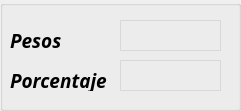
   <widget class="QGroupBox" name="groupBox">
    <property name="geometry">
     <rect>
      <x>820</x>
      <y>20</y>
      <width>241</width>
      <height>111</height>
     </rect>
    </property>
    <property name="title">
     <string/>
    </property>
    <widget class="QLabel" name="label_3">
     <property name="geometry">
      <rect>
       <x>10</x>
       <y>30</y>
       <width>71</width>
       <height>21</height>
      </rect>
     </property>
     <property name="font">
      <font>
       <family>Javanese Text</family>
       <pointsize>14</pointsize>
       <weight>75</weight>
       <italic>true</italic>
       <bold>true</bold>
      </font>
     </property>
     <property name="text">
      <string>Pesos</string>
     </property>
    </widget>
    <widget class="QLabel" name="label_5">
     <property name="geometry">
      <rect>
       <x>10</x>
       <y>70</y>
       <width>101</width>
       <height>21</height>
      </rect>
     </property>
     <property name="font">
      <font>
       <family>Javanese Text</family>
       <pointsize>14</pointsize>
       <weight>75</weight>
       <italic>true</italic>
       <bold>true</bold>
      </font>
     </property>
     <property name="text">
      <string>Porcentaje</string>
     </property>
    </widget>
    <widget class="QLabel" name="label_GPorc">
     <property name="geometry">
      <rect>
       <x>120</x>
       <y>60</y>
       <width>101</width>
       <height>31</height>
      </rect>
     </property>
     <property name="font">
      <font>
       <family>Calibri</family>
       <pointsize>12</pointsize>
      </font>
     </property>
     <property name="styleSheet">
      <string notr="true">border: 1px solid black;
color: rgb(255, 0, 0);
border-color: rgb(216, 216, 216);</string>
     </property>
     <property name="text">
      <string/>
     </property>
     <property name="alignment">
      <set>Qt::AlignCenter</set>
     </property>
    </widget>
    <widget class="QLabel" name="label_GPesos">
     <property name="geometry">
      <rect>
       <x>120</x>
       <y>20</y>
       <width>101</width>
       <height>31</height>
      </rect>
     </property>
     <property name="font">
      <font>
       <family>Calibri</family>
       <pointsize>12</pointsize>
      </font>
     </property>
     <property name="styleSheet">
      <string notr="true">border: 1px solid black;
color: rgb(255, 0, 0);
border-color: rgb(216, 216, 216);</string>
     </property>
     <property name="text">
      <string/>
     </property>
     <property name="alignment">
      <set>Qt::AlignCenter</set>
     </property>
    </widget>
   </widget>
